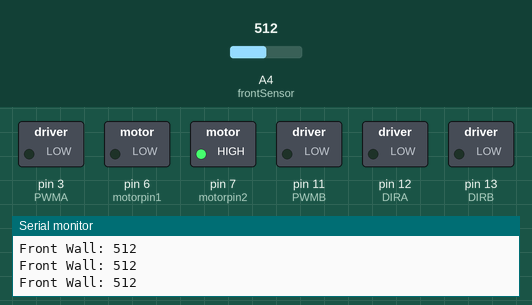
Bench run of a sketch on a simulated Arduino Uno, built with avr-gcc and run on an emulated ATmega328P. Parts: switched loads named in the sketch (green lamp = pin HIGH), the last lines printed to the serial monitor. Inputs (shaded band) come from the test bench; at power-on: A4 (frontSensor) = 512. At 1.9 s the program stops and its outputs stay as they are.

Above: at 1.2 s.
1.3 s: A4 (frontSensor) set to 0
At 2.9 s:
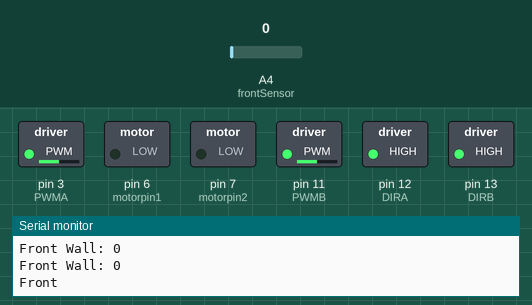
Timing chart, 0 to 3.4 s (numbered marks = the images above; inputs shaded):
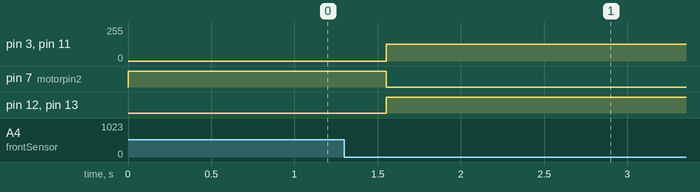

Measured:
- after the input at 1.3 s, pin 3 (PWMA), pin 11 (PWMB): 0/255 → 127/255 after 0.25 s; pin 7 (motorpin2): HIGH → LOW after 0.25 s; pin 12 (DIRA), pin 13 (DIRB): LOW → HIGH after 0.25 s

The sketch:

Final_MazeRobot.ino
```cpp
//Side Button variables
int sideButton1 = 4; // Leftbutton
int sideButton2 = 5; // Rightbutton
int sideState1 = 0; // determing whether the leftbutton is pressed
int sideState2 = 0; // determing whether the rightbutton is pressed

// Motors controlling left and right
int motorpin1 = 6; //Right direction
int motorpin2 = 7; //Left direction
int sideCount = 0;

// Front Sensor variables
int frontSensor = A4; // photodiode
int threshold = 200; // Need to be adjusted when testing

// Motors controlling forward motion
int DIRA = 12; // motor 1 in forward and backward
int PWMA = 3; // Adjust speed for motor 1
int DIRB = 13; // motor 2 in forward and backward
int PWMB = 11; // Adjust speed for motor 2

void setup()
{
  Serial.begin(9600); //Setup sesrial
  pinMode(sideButton1, INPUT);
  pinMode(sideButton2, INPUT);
  pinMode(motorpin1, OUTPUT);
  pinMode(motorpin2, OUTPUT);
  pinMode(DIRA, OUTPUT);
  pinMode(DIRB, OUTPUT);
}

void TurnRight(){
  digitalWrite(motorpin1, HIGH);
  digitalWrite(motorpin2, LOW);
}

void TurnLeft(){
  digitalWrite(motorpin2, HIGH);
  digitalWrite(motorpin1, LOW);
}

void TurnForward(){
  digitalWrite(DIRA, HIGH); // Turn in one motor to forward direction.
  analogWrite(PWMA, 127);
  digitalWrite(DIRB, HIGH); // Turn in the other motor to forward direction.
  analogWrite(PWMB, 127);
}

float DetectLight(){
  //Front Sensor
  int frontWall = analogRead(frontSensor);
  Serial.print("Front Wall: ");
  Serial.println(frontWall);
  Serial.println();
  return frontWall;
}


int CheckComb(int PhotoTimeDuration, int threshold, float frontWall){
  while (PhotoTimeDuration < 1.5){
    frontWall = DetectLight();
    if (frontWall > threshold){ // still has front wall
      return 0;
    }
    PhotoTimeDuration += 1;
  }
  return 1; // comb wall has passed
}

void loop()
{
  int PhotoTimeDuration = 0;
  Serial.begin(9600);
  // read photodiode
  int frontWall = DetectLight();

  if ((frontWall < threshold) && (sideState1 == 0) && (sideState2 == 0)){ //no Wall ahead
    TurnForward();
  }

  while (frontWall > threshold){
    analogWrite(PWMA, 0); // Stop the forward motor1
    analogWrite(PWMB, 0); // Stop the forward motor2
    TurnLeft(); //always try left first
    // Check comb
    int combFlag = CheckComb(PhotoTimeDuration,threshold,frontWall);
    PhotoTimeDuration = 0; //Reset

    if (combFlag == 1){
      delay (200); // Needs to be tested in lab; Time to keep turning left/right after finish comb
      // stop turning left/right
      digitalWrite(motorpin2, LOW);
      digitalWrite(motorpin1, LOW);
      // moving forward
      TurnForward();
      break;
    }
    if(sideState1 == 1){ //Hit Left
      TurnRight();
    }

    if(sideState2 == 1){ //Hit Right
      TurnLeft();
    }
  }

}
```
